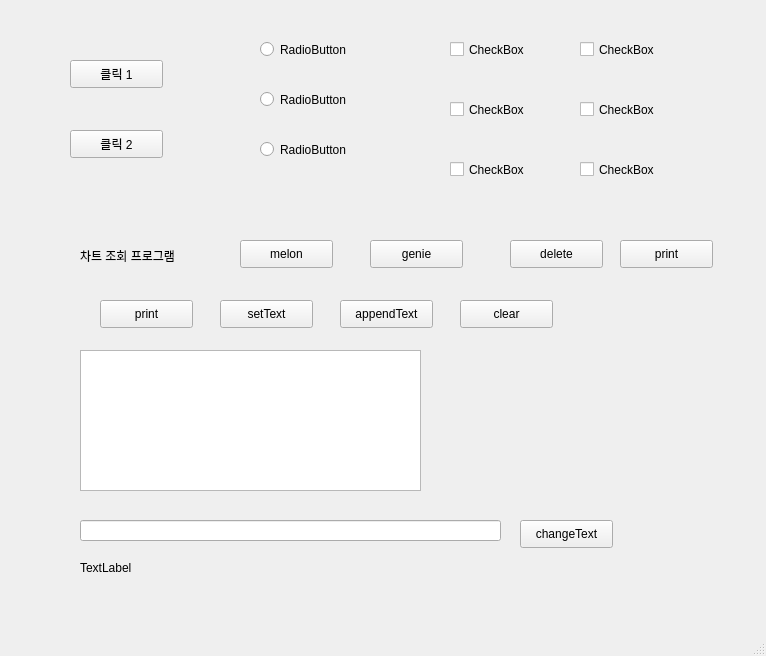
<?xml version="1.0" encoding="UTF-8"?>
<ui version="4.0">
 <class>MainWindow</class>
 <widget class="QMainWindow" name="MainWindow">
  <property name="geometry">
   <rect>
    <x>0</x>
    <y>0</y>
    <width>766</width>
    <height>656</height>
   </rect>
  </property>
  <property name="windowTitle">
   <string>MainWindow</string>
  </property>
  <widget class="QWidget" name="centralwidget">
   <widget class="QPushButton" name="pushButton_1">
    <property name="geometry">
     <rect>
      <x>70</x>
      <y>60</y>
      <width>93</width>
      <height>28</height>
     </rect>
    </property>
    <property name="text">
     <string>클릭 1</string>
    </property>
   </widget>
   <widget class="QPushButton" name="pushButton_2">
    <property name="geometry">
     <rect>
      <x>70</x>
      <y>130</y>
      <width>93</width>
      <height>28</height>
     </rect>
    </property>
    <property name="text">
     <string>클릭 2</string>
    </property>
   </widget>
   <widget class="QRadioButton" name="radioButton_1">
    <property name="geometry">
     <rect>
      <x>260</x>
      <y>40</y>
      <width>108</width>
      <height>19</height>
     </rect>
    </property>
    <property name="text">
     <string>RadioButton</string>
    </property>
   </widget>
   <widget class="QRadioButton" name="radioButton_2">
    <property name="geometry">
     <rect>
      <x>260</x>
      <y>90</y>
      <width>108</width>
      <height>19</height>
     </rect>
    </property>
    <property name="text">
     <string>RadioButton</string>
    </property>
   </widget>
   <widget class="QRadioButton" name="radioButton_3">
    <property name="geometry">
     <rect>
      <x>260</x>
      <y>140</y>
      <width>108</width>
      <height>19</height>
     </rect>
    </property>
    <property name="text">
     <string>RadioButton</string>
    </property>
   </widget>
   <widget class="QCheckBox" name="check1">
    <property name="geometry">
     <rect>
      <x>450</x>
      <y>40</y>
      <width>96</width>
      <height>19</height>
     </rect>
    </property>
    <property name="text">
     <string>CheckBox</string>
    </property>
   </widget>
   <widget class="QCheckBox" name="check2">
    <property name="geometry">
     <rect>
      <x>450</x>
      <y>100</y>
      <width>96</width>
      <height>19</height>
     </rect>
    </property>
    <property name="text">
     <string>CheckBox</string>
    </property>
   </widget>
   <widget class="QCheckBox" name="check3">
    <property name="geometry">
     <rect>
      <x>450</x>
      <y>160</y>
      <width>96</width>
      <height>19</height>
     </rect>
    </property>
    <property name="text">
     <string>CheckBox</string>
    </property>
   </widget>
   <widget class="QCheckBox" name="checkBox3">
    <property name="geometry">
     <rect>
      <x>580</x>
      <y>160</y>
      <width>96</width>
      <height>19</height>
     </rect>
    </property>
    <property name="text">
     <string>CheckBox</string>
    </property>
   </widget>
   <widget class="QCheckBox" name="checkBox2">
    <property name="geometry">
     <rect>
      <x>580</x>
      <y>100</y>
      <width>96</width>
      <height>19</height>
     </rect>
    </property>
    <property name="text">
     <string>CheckBox</string>
    </property>
   </widget>
   <widget class="QCheckBox" name="checkBox1">
    <property name="geometry">
     <rect>
      <x>580</x>
      <y>40</y>
      <width>96</width>
      <height>19</height>
     </rect>
    </property>
    <property name="text">
     <string>CheckBox</string>
    </property>
   </widget>
   <widget class="QLabel" name="label">
    <property name="geometry">
     <rect>
      <x>80</x>
      <y>240</y>
      <width>141</width>
      <height>31</height>
     </rect>
    </property>
    <property name="text">
     <string>차트 조회 프로그램</string>
    </property>
   </widget>
   <widget class="QPushButton" name="pushButton_3">
    <property name="geometry">
     <rect>
      <x>240</x>
      <y>240</y>
      <width>93</width>
      <height>28</height>
     </rect>
    </property>
    <property name="text">
     <string>melon</string>
    </property>
   </widget>
   <widget class="QPushButton" name="pushButton_4">
    <property name="geometry">
     <rect>
      <x>370</x>
      <y>240</y>
      <width>93</width>
      <height>28</height>
     </rect>
    </property>
    <property name="text">
     <string>genie</string>
    </property>
   </widget>
   <widget class="QPushButton" name="pushButton_5">
    <property name="geometry">
     <rect>
      <x>510</x>
      <y>240</y>
      <width>93</width>
      <height>28</height>
     </rect>
    </property>
    <property name="text">
     <string>delete</string>
    </property>
   </widget>
   <widget class="QPushButton" name="pushButton_6">
    <property name="geometry">
     <rect>
      <x>620</x>
      <y>240</y>
      <width>93</width>
      <height>28</height>
     </rect>
    </property>
    <property name="text">
     <string>print</string>
    </property>
   </widget>
   <widget class="QTextBrowser" name="textBrowser">
    <property name="geometry">
     <rect>
      <x>80</x>
      <y>350</y>
      <width>341</width>
      <height>141</height>
     </rect>
    </property>
   </widget>
   <widget class="QPushButton" name="clearBtn">
    <property name="geometry">
     <rect>
      <x>460</x>
      <y>300</y>
      <width>93</width>
      <height>28</height>
     </rect>
    </property>
    <property name="text">
     <string>clear</string>
    </property>
   </widget>
   <widget class="QPushButton" name="setTextBtn">
    <property name="geometry">
     <rect>
      <x>220</x>
      <y>300</y>
      <width>93</width>
      <height>28</height>
     </rect>
    </property>
    <property name="text">
     <string>setText</string>
    </property>
   </widget>
   <widget class="QPushButton" name="appendTextBtn">
    <property name="geometry">
     <rect>
      <x>340</x>
      <y>300</y>
      <width>93</width>
      <height>28</height>
     </rect>
    </property>
    <property name="text">
     <string>appendText</string>
    </property>
   </widget>
   <widget class="QPushButton" name="printBtn">
    <property name="geometry">
     <rect>
      <x>100</x>
      <y>300</y>
      <width>93</width>
      <height>28</height>
     </rect>
    </property>
    <property name="text">
     <string>print</string>
    </property>
   </widget>
   <widget class="QLineEdit" name="lineEdit">
    <property name="geometry">
     <rect>
      <x>80</x>
      <y>520</y>
      <width>421</width>
      <height>21</height>
     </rect>
    </property>
   </widget>
   <widget class="QPushButton" name="changeBtn">
    <property name="geometry">
     <rect>
      <x>520</x>
      <y>520</y>
      <width>93</width>
      <height>28</height>
     </rect>
    </property>
    <property name="text">
     <string>changeText</string>
    </property>
   </widget>
   <widget class="QLabel" name="label_text">
    <property name="geometry">
     <rect>
      <x>80</x>
      <y>560</y>
      <width>421</width>
      <height>16</height>
     </rect>
    </property>
    <property name="text">
     <string>TextLabel</string>
    </property>
   </widget>
  </widget>
  <widget class="QMenuBar" name="menubar">
   <property name="geometry">
    <rect>
     <x>0</x>
     <y>0</y>
     <width>766</width>
     <height>26</height>
    </rect>
   </property>
  </widget>
  <widget class="QStatusBar" name="statusbar"/>
 </widget>
 <resources/>
 <connections/>
</ui>
